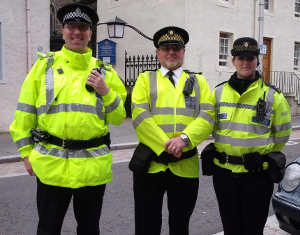
#> input picture test_images/peoplehv_3.jpg, 300 x 235 px, found by its file name
$ python detect_person.py
#> lines starting #> are read from the running program, lines starting #| are printed output that depends on the picture; after the words box and inside, x2 and y2 are one past the last pixel; in counts of white or black regions, pixels touching at a corner belong together
### src/high_vis_recognition/pre_process_image.py
import cv2
import numpy as np

image_input_path = './test_images/high_vis_2.jpg'
image_output_path_base = './high_vis_recognition/pre_processed_images/'

target_width = 512
target_height = 512

gaussian_blur_kernel_3x3 = np.array(([1,2,1],
                                 [2,4,2],
                                 [1,2,1])) / 16

gaussian_blur_kernel_5x5 =  np.array([[1, 4, 7, 4, 1],
                                     [4, 16, 26, 16, 4],
                                     [7, 26, 41, 26, 7],
                                     [4, 16, 26, 16, 4],
                                     [1, 4, 7, 4, 1]]) / 273.0

# convert image to a numpy array
# [5 lines left out: function image_path_to_numpy_array, not called in this run]

# Resize the image
def resize_image(image_array, target_width, target_height):

    resized_image = cv2.resize(image_array, (target_width, target_height))

    return resized_image

def apply_blur(image_array, kernel):

    blurred_image_array = cv2.filter2D(image_array, -1, kernel)

    #convert array to image
    #blurred_image = Image.fromarray(blurred_image_array)

    return blurred_image_array

def preprocess_image(image_input_path, target_width, target_height):

    #image_array = image_path_to_numpy_array(image_input_path)

    #resized_image = resize_image(image_array, target_width, target_height)

    resized_image = resize_image(image_input_path, target_width, target_height)

    blurred_image = apply_blur(resized_image, gaussian_blur_kernel_5x5)

    return blurred_image

#preprocess_image(image_input_path, target_width, target_height)

### src/high_vis_recognition/identify_roi.py
import cv2
import numpy as np

image_input_path = './high_vis_recognition/pre_processed_images/gaussian_blur.jpg'
image_output_path_base = './high_vis_recognition/roi_images/'

lower_color_green = np.array([25, 100, 100])
upper_color_green = np.array([40, 255, 255])

#TODO: Adjust in order to detect gray strips
#lower_color_green = np.array([100, 100, 100], dtype=np.uint8)
#upper_color_green = np.array([255, 255, 255],dtype=np.uint8)

# image to be a numpy array
def return_edges(image):

    edges = cv2.Canny(image, 90, 150)
    #edges_image = Image.fromarray(edges)
    #edges_image.save(image_output_path_base + 'edges.jpg')
    return edges

def colour_based_segmentation(image_array):

    hsv_image = cv2.cvtColor(image_array, cv2.COLOR_BGR2HSV)

    # [7 lines of commented-out code are left out]

    color_mask = cv2.inRange(hsv_image, lower_color_green, upper_color_green)

    segmented_image = cv2.bitwise_and(image_array, image_array, mask=color_mask)

    return segmented_image

def get_contours(segmented_image, min_contour_area=75):
    # Find contours in the binary image
    contours, _ = cv2.findContours(cv2.cvtColor(segmented_image, cv2.COLOR_BGR2GRAY), cv2.RETR_EXTERNAL, cv2.CHAIN_APPROX_SIMPLE)

    # Filter contours based on area
    filtered_contours = [cnt for cnt in contours if cv2.contourArea(cnt) > min_contour_area]

    # Create an empty mask
    mask = np.zeros_like(segmented_image)

    # Draw contours on the mask
    cv2.drawContours(mask, filtered_contours, -1, (255, 255, 255), thickness=cv2.FILLED)

    # Apply the mask to the original image
    result_image = cv2.bitwise_and(segmented_image, mask)

    return result_image

def identify_roi(preprocessed_image_array):
    edges = return_edges(preprocessed_image_array)
    segmented_image = colour_based_segmentation(preprocessed_image_array)

    # Filter edges based on the presence of segmented color
    edges_with_color = cv2.bitwise_and(edges, edges, mask=cv2.cvtColor(segmented_image, cv2.COLOR_BGR2GRAY))

    combined_image = cv2.addWeighted(segmented_image, 1, cv2.cvtColor(edges_with_color, cv2.COLOR_GRAY2BGR), 1, 0)

    filer_by_contour = get_contours(combined_image)

    return filer_by_contour, combined_image


# [7 lines of commented-out code are left out]

### src/detect_person.py
from high_vis_recognition.pre_process_image import preprocess_image
from high_vis_recognition.identify_roi import identify_roi
import cv2
import numpy as np

face_cascade = cv2.CascadeClassifier('cascades/data/haarcascade_frontalface_alt2.xml')

image = cv2.imread('test_images/peoplehv_3.jpg')
#> image is the input picture: shape (235, 300, 3); mean B, G, R 91.5, 126.3, 122.2

gray_img = cv2.cvtColor(image, cv2.COLOR_BGR2GRAY)
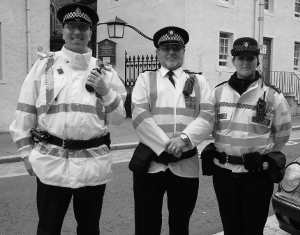
#> gray_img: shape (235, 300); min 0, max 254, mean 121.1

# Params:
# scaleFactor - specifying how much the image size is reduced at each image scale.
# minNeighbours - specifies how many neighboring rectangles need to agree that a region is a detected object
# minSize - sets the smallest object size you want to detect
# maxSize - sets the largest object size you want to detect

faces = face_cascade.detectMultiScale(gray_img, scaleFactor=1.1, minNeighbors=3)
#> faces = [[149, 93, 48, 48]]

if len(faces) == 0:
        print("No Person Detected")

for (x, y, w, h) in faces:

    print(x,y,w,h)

    ### Rectangle for Detected Faces ###
    color = (255, 0, 0)
    stroke = 2
    end_cord_x = x + w
    end_cord_y = y + h

    # draw the rectangle
    cv2.rectangle(image, (x,y), (end_cord_x, end_cord_y), color, stroke)

    ### Torso Rectangle ###
    second_rectangle_y = y + h

    second_start_cord_x = int(x - (h ))
    second_end_cord_x = int(x + (2*h ))

    second_end_cord_y = end_cord_y + h* 4

    # Draw the second rectangle
    cv2.rectangle(image, (second_start_cord_x, second_rectangle_y), (second_end_cord_x, second_end_cord_y), color, stroke)

    # Currently the code is only effective on one person

    ### Look for High Vis on Torso ###
    roi_torso = image[second_rectangle_y:second_end_cord_y, second_start_cord_x:second_end_cord_x]
    roi_torso_array = np.array(roi_torso)
    # pre process image
    pre_processed_image = preprocess_image(roi_torso_array, 500, 500)

    # identify roi
    filtered_image, segmented_image = identify_roi(pre_processed_image)
    cv2.imwrite("filteredImg.jpg", filtered_image)

    is_empty = np.all(filtered_image == 0)

    if is_empty:
        print("The person is NOT wearing a high vis.")
    else:
        print("The person is wearing a high vis")
#> this loop made 1 pass
#> (x, y, w, h, color, stroke, end_cord_x, end_cord_y) on pass 1: (149, 93, 48, 48, (255, 0, 0), 2, 197, 141)
#| 149 93 48 48
#| The person is wearing a high vis
#> pass 1, `roi_torso = image[second_rectangle_y:second_end_cord_y, second_start_c..`:
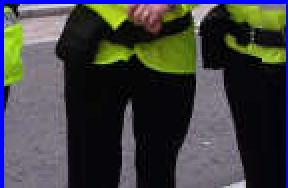
#> roi_torso: shape (94, 144, 3) (shown 2 times larger); mean B, G, R 63.4, 62.9, 62.4
#> pass 1, in resize_image, `resized_image = cv2.resize(image_array, (target_width, target_height))`:
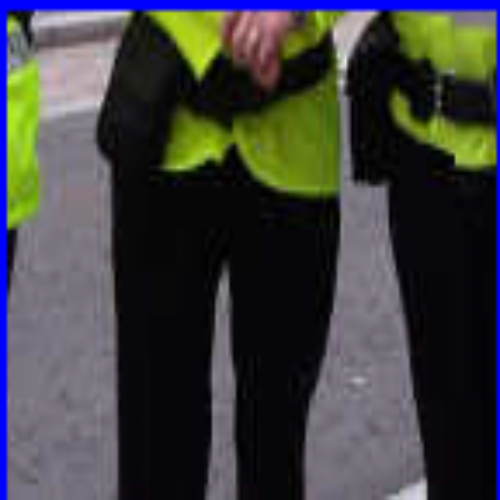
#> resized_image: shape (500, 500, 3); mean B, G, R 63.3, 62.8, 62.3
#> pass 1, in return_edges, `edges = cv2.Canny(image, 90, 150)`:
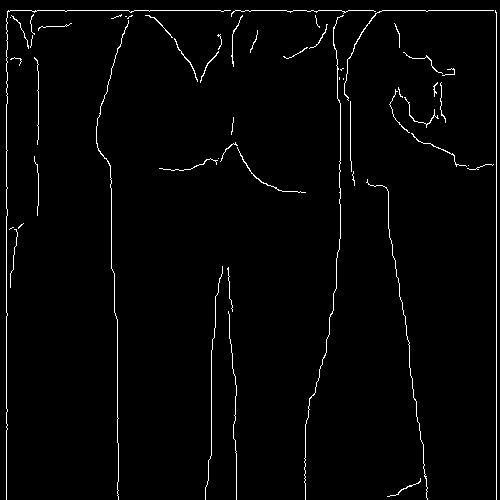
#> edges: shape (500, 500); 2% white in thin lines or dots
#> after the loop:
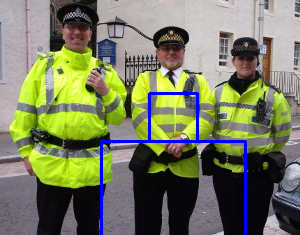
#> image: shape (235, 300, 3); 2% of pixels changed, all inside (x1, y1, x2, y2) = (100, 92, 247, 235)

cv2.imshow('face detection', image)
cv2.waitKey(0)
cv2.destroyAllWindows()

$ run again, with test_images/peoplehv_1.jpg copied over test_images/peoplehv_3.jpg
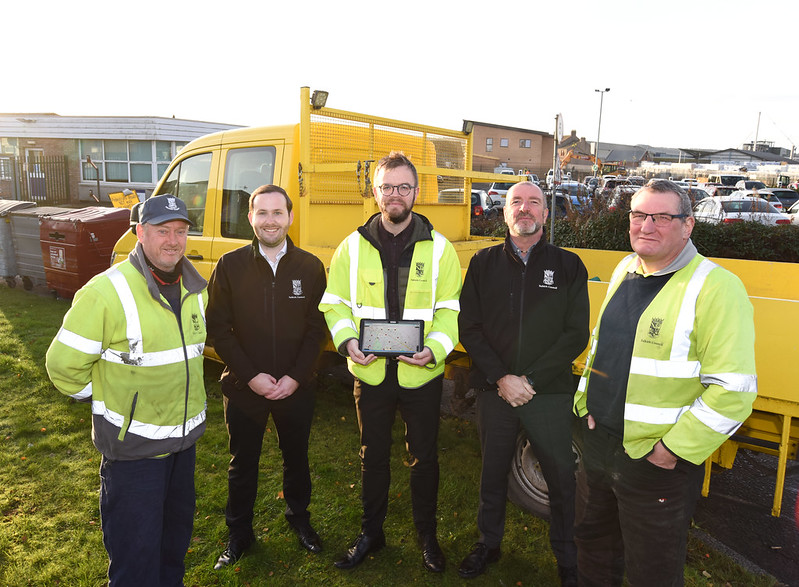
#> input picture test_images/peoplehv_1.jpg, 799 x 587 px, found by its file name
#> image is the input picture: shape (587, 799, 3); mean B, G, R 112.1, 138.7, 144.4
#> faces = [[374, 170, 44, 44], [249, 196, 44, 44], [503, 184, 45, 45], [147, 213, 49, 49]]
#> the loop `for (x, y, w, h) in faces: ` made 4 passes
#> (x, y, w, h, end_cord_x, end_cord_y, second_rectangle_y, second_start_cord_x) on passes 1 to 4: (374, 170, 44, 44, 418, 214, 214, 330), (249, 196, 44, 44, 293, 240, 240, 205), (503, 184, 45, 45, 548, 229, 229, 458), (147, 213, 49, 49, 196, 262, 262, 98)
#> (printed output is left out)
#> pass 1, in return_edges, `edges = cv2.Canny(image, 90, 150)`:
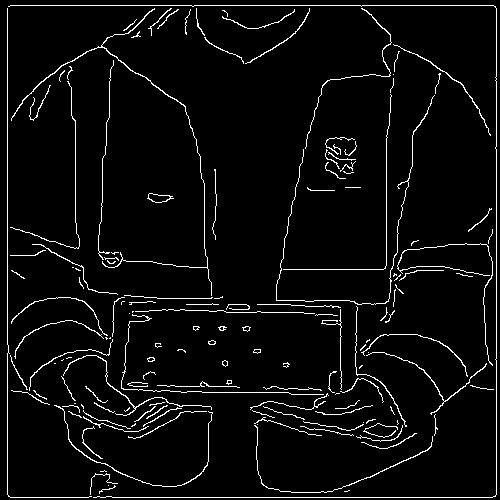
#> edges: shape (500, 500); 4.5% white in thin lines or dots
#> after the loop `for (x, y, w, h) in faces:`:
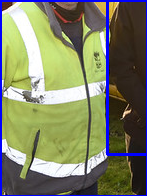
#> roi_torso_array: shape (196, 147, 3); mean B, G, R 102.4, 129.7, 126

$ run again, with test_images/peoplehv_4.jpg copied over test_images/peoplehv_3.jpg
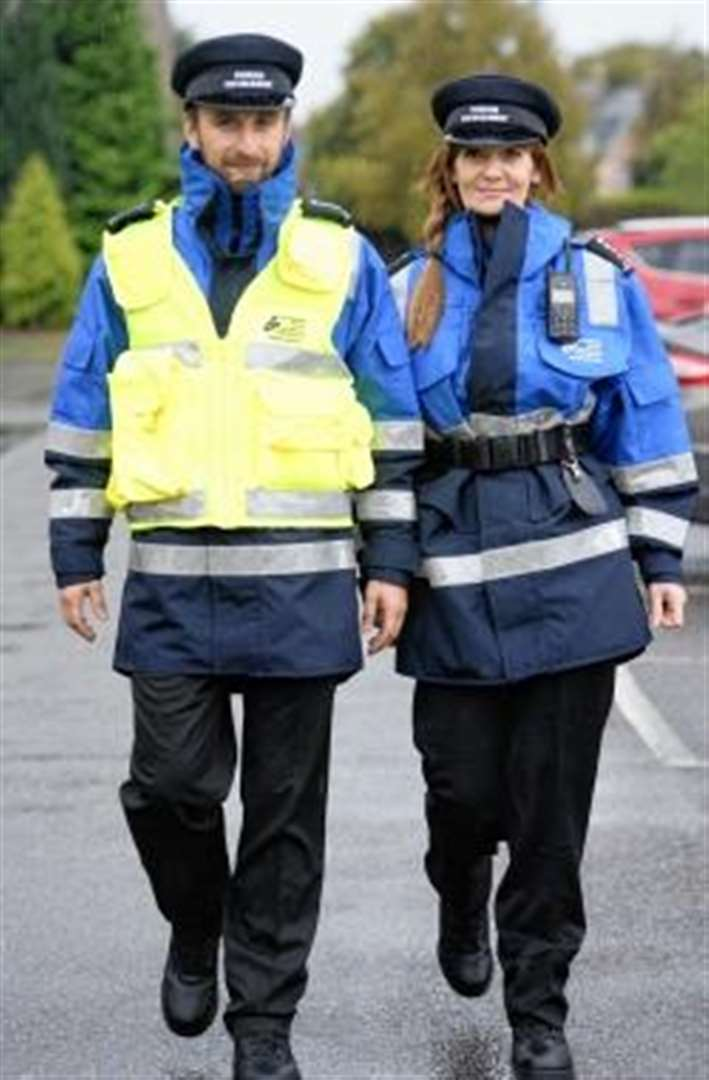
#> input picture test_images/peoplehv_4.jpg, 709 x 1080 px, found by its file name
#> image is the input picture: shape (1080, 709, 3); mean B, G, R 121.8, 122.2, 115.6
#> faces = [[443, 117, 98, 98], [198, 90, 97, 97]]
#> the loop `for (x, y, w, h) in faces: ` made 2 passes
#> (x, y, w, h, color, stroke, end_cord_x, end_cord_y) on passes 1 to 2: (443, 117, 98, 98, (255, 0, 0), 2, 541, 215), (198, 90, 97, 97, (255, 0, 0), 2, 295, 187)
#> (printed output is left out)
#> pass 1, in return_edges, `edges = cv2.Canny(image, 90, 150)`:
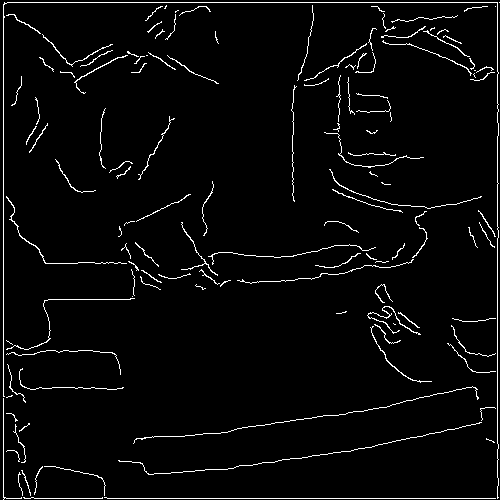
#> edges: shape (500, 500); 3.4% white in thin lines or dots
#> after the loop `for (x, y, w, h) in faces:`:
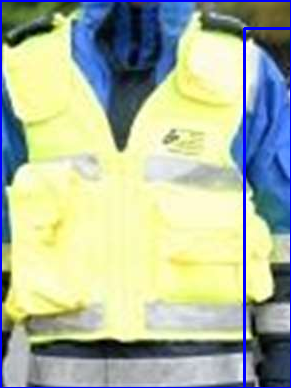
#> roi_torso_array: shape (388, 291, 3); mean B, G, R 158.5, 183, 172.6
